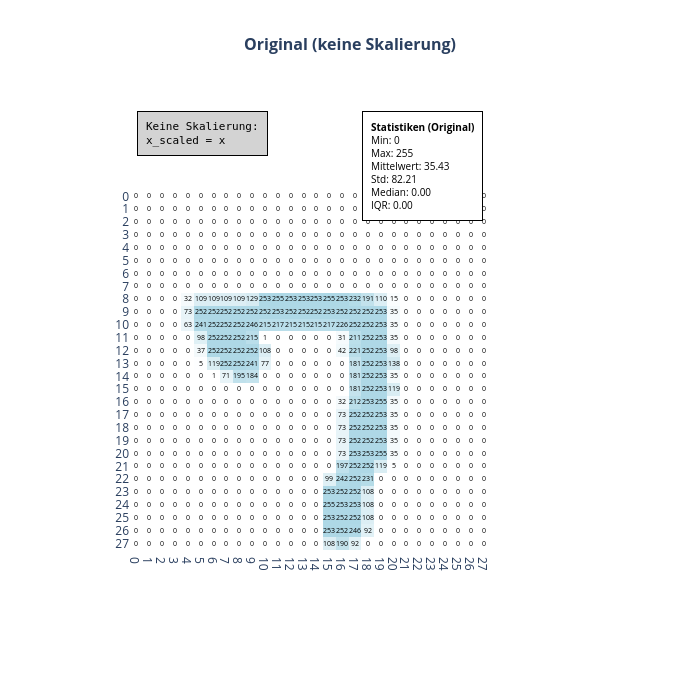
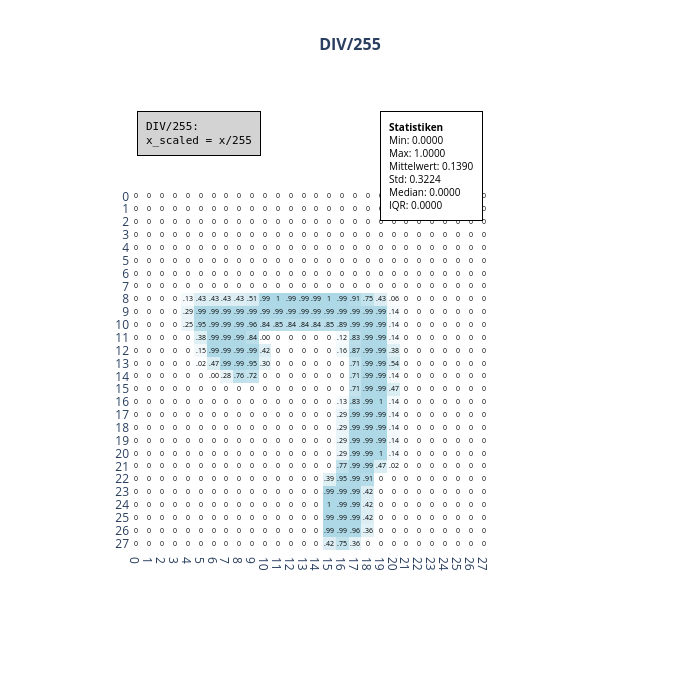
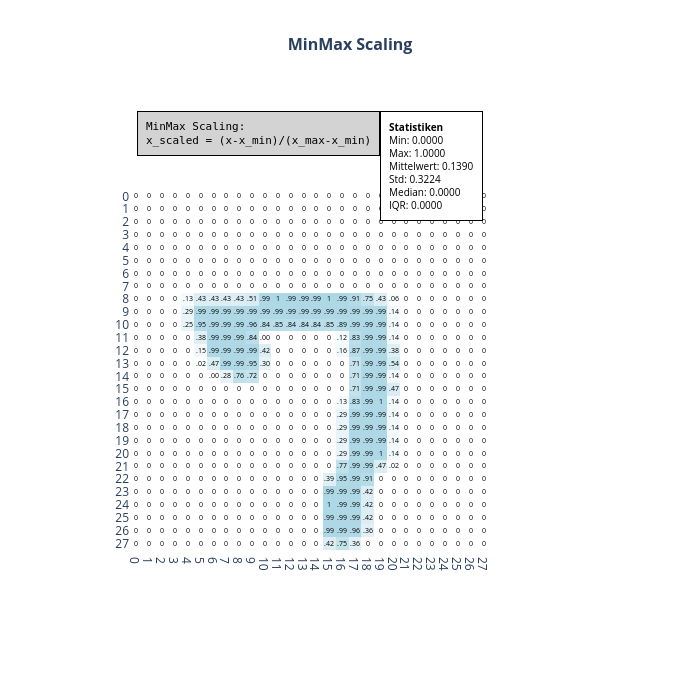
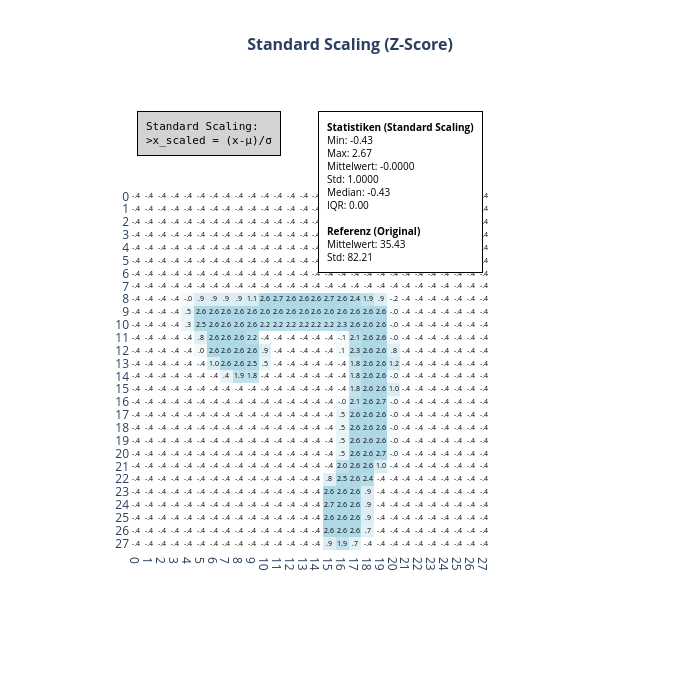

Notebook code for these charts, in order:
### Code cell
# V4 - SCHNELLE Version mit Heatmap texttemplate (korrigierte Statistiken)
import numpy as np
import plotly.graph_objects as go
from sklearn.preprocessing import MinMaxScaler, StandardScaler, RobustScaler
from tensorflow.keras.datasets import mnist

# MNIST Daten laden
(X_train, y_train), (X_test, y_test) = mnist.load_data()

# Erste Ziffer 7 finden
#idx = np.where(y_train == 7)[0][0]   # Median und IQR entartet zu 0
#original_data = X_train[idx].astype(np.float64)
indices_7 = np.where(y_train == 7)[0]
idx = indices_7[20]
original_data = X_train[idx].astype(np.float64)
# Berechne Statistiken der Originaldaten (für Referenz)
orig_flat = original_data.flatten()
orig_min = np.min(orig_flat)
orig_max = np.max(orig_flat)
orig_mean = np.mean(orig_flat)
orig_std = np.std(orig_flat)
orig_median = np.median(orig_flat)
orig_q1 = np.percentile(orig_flat, 25)
orig_q3 = np.percentile(orig_flat, 75)
orig_iqr = orig_q3 - orig_q1

print("="*50)
print("Original-Statistiken für Ziffer 7:")
print(f"  Min: {orig_min}")
print(f"  Max: {orig_max}")
print(f"  Mittelwert: {orig_mean:.2f}")
print(f"  Std: {orig_std:.2f}")
print(f"  Median: {orig_median:.2f}")
print(f"  Q1: {orig_q1:.2f}")
print(f"  Q3: {orig_q3:.2f}")
print(f"  IQR: {orig_iqr:.2f}")
print("="*50)

# Standardisierungsfunktionen definieren
def div255_scaling(data):
    return data / 255.0

def minmax_scaling(data):
    scaler = MinMaxScaler()
    return scaler.fit_transform(data.reshape(-1, 1)).reshape(28, 28)

def standard_scaling(data):
    scaler = StandardScaler()
    return scaler.fit_transform(data.reshape(-1, 1)).reshape(28, 28)

def robust_scaling(data):
    scaler = RobustScaler()
    return scaler.fit_transform(data.reshape(-1, 1)).reshape(28, 28)

# Alle Skalierungen anwenden
scaled_data = {
    'Original (keine Skalierung)': original_data,
    'DIV/255': div255_scaling(original_data),
    'MinMax Scaling': minmax_scaling(original_data),
    'Standard Scaling (Z-Score)': standard_scaling(original_data),
    'Robust Scaling': robust_scaling(original_data)
}

# Kurze Formeln für die Textbox mit <br> für Zeilenumbruch
scaling_formulas = {
    'Original (keine Skalierung)': 'Keine Skalierung:<br>x_scaled = x',
    'DIV/255': 'DIV/255:<br>x_scaled = x/255',
    'MinMax Scaling': 'MinMax Scaling:<br>x_scaled = (x-x_min)/(x_max-x_min)',
    'Standard Scaling (Z-Score)': 'Standard Scaling:<br>>x_scaled = (x-μ)/σ',
    'Robust Scaling': 'Robust Scaling:<br>x_scaled = (x-median)/IQR'
}

def format_number(value, decimal_places=2):
    if decimal_places == 0:
        return f"{int(round(value))}"
    # Prüfen, ob der Wert nahe einer ganzen Zahl ist (Toleranz 1e-6)
    if abs(value - round(value)) < 1e-6:
        return f"{int(round(value))}"
    formatted = f"{value:.{decimal_places}f}"
    # Sonderfälle 0 und 1 sind bereits durch obige Abfrage abgedeckt
    # Entferne führende 0
    if formatted.startswith("0."):
        formatted = formatted[1:]
    elif formatted.startswith("-0."):
        formatted = "-" + formatted[2:]
    return formatted

def create_heatmap_optimized(data, title, scaling_name):
    # Berechne Statistiken für DIESE skalierten Werte
    data_flat = data.flatten()
    min_val = np.min(data_flat)
    max_val = np.max(data_flat)
    mean_val = np.mean(data_flat)
    std_val = np.std(data_flat)
    median_val = np.median(data_flat)
    q1 = np.percentile(data_flat, 25)
    q3 = np.percentile(data_flat, 75)
    iqr_val = q3 - q1
    
    # Für Robust Scaling: Zeige zusätzlich die Original-Statistiken als Referenz
    if scaling_name == 'Robust Scaling':
        # Bei Robust Scaling sind die Werte um 0 zentriert, daher ist Median 0
        # Aber der IQR sollte ~1 sein
        print(f"  {scaling_name}: Median={median_val:.6f}, IQR={iqr_val:.6f}")
        print(f"    Erwartet: Median nahe 0, IQR nahe 1")
    
    # Zahlenformat basierend auf Skalierung
    if scaling_name == 'Original (keine Skalierung)':
        text_data = [[format_number(data[i][j], 0) for j in range(28)] for i in range(28)]
        decimal_places = 0
    elif scaling_name == 'Standard Scaling (Z-Score)':
        text_data = [[format_number(data[i][j], 1) for j in range(28)] for i in range(28)]
        decimal_places = 1
    elif scaling_name == 'Robust Scaling':
        text_data = [[format_number(data[i][j], 1) for j in range(28)] for i in range(28)]  # 1 Nachkommastelle
        decimal_places = 1
    else:
        text_data = [[format_number(data[i][j], 2) for j in range(28)] for i in range(28)]
        decimal_places = 2
    
    # Hover-Text
    hover_text = []
    for i in range(28):
        row_text = []
        for j in range(28):
            original_val = original_data[i][j]
            scaled_val = data[i][j]
            
            if scaling_name == 'Original (keine Skalierung)':
                formula = f"Original: {original_val:.0f}"
            elif scaling_name == 'DIV/255':
                formula = f"{original_val:.0f} / 255 = {scaled_val:.4f}"
            elif scaling_name == 'MinMax Scaling':
                formula = f"({original_val:.0f} - {orig_min:.2f}) / ({orig_max:.2f} - {orig_min:.2f}) = {scaled_val:.4f}"
            elif scaling_name == 'Standard Scaling (Z-Score)':
                formula = f"({original_val:.0f} - {orig_mean:.2f}) / {orig_std:.2f} = {scaled_val:.4f}"
            elif scaling_name == 'Robust Scaling':
                formula = f"({original_val:.0f} - {orig_median:.2f}) / {orig_iqr:.2f} = {scaled_val:.4f}"
            else:
                formula = f"Skalierter Wert: {scaled_val:.4f}"
            
            row_text.append(formula)
        hover_text.append(row_text)
    
    # Eine einzige Heatmap
    fig = go.Figure(data=go.Heatmap(
        z=data,
        text=text_data,
        texttemplate="%{text}",
        textfont={"size": 7, "color": "black"},
        hoverinfo="text",
        hovertext=hover_text,
        colorscale=[[0, 'white'], [1, 'lightblue']],
        showscale=False
    ))
    
    # Achsen konfigurieren
    fig.update_xaxes(
        showgrid=True,
        gridwidth=0.5,
        gridcolor='black',
        showticklabels=True,
        tickmode='linear',
        tick0=0,
        dtick=1,
        tickvals=list(range(28)),
        ticktext=[str(i+1) for i in range(28)],
        title_text="",
        range=[-0.5, 27.5],
        constrain="domain",
        scaleanchor="y",
        scaleratio=1,
        showline=False,
        ticks=""
    )
    
    fig.update_yaxes(
        showgrid=True,
        gridwidth=0.5,
        gridcolor='black',
        showticklabels=True,
        tickmode='linear',
        tick0=0,
        dtick=1,
        tickvals=list(range(28)),
        ticktext=[str(i+1) for i in range(28)],
        title_text="",
        autorange='reversed',
        range=[27.5, -0.5],
        constrain="domain",
        scaleanchor="x",
        scaleratio=1,
        showline=False,
        ticks=""
    )
    
    # Statistik-Textbox
    if scaling_name == 'Original (keine Skalierung)':
        stats_text = (
            f"<b>Statistiken (Original)</b><br>"
            f"Min: {min_val:.0f}<br>"
            f"Max: {max_val:.0f}<br>"
            f"Mittelwert: {mean_val:.2f}<br>"
            f"Std: {std_val:.2f}<br>"
            f"Median: {median_val:.2f}<br>"
            f"IQR: {iqr_val:.2f}"
        )
    elif scaling_name == 'Robust Scaling':
        stats_text = (
            f"<b>Statistiken (Robust Scaling)</b><br>"
            f"Min: {min_val:.2f}<br>"
            f"Max: {max_val:.2f}<br>"
            f"Mittelwert: {mean_val:.4f}<br>"
            f"Std: {std_val:.4f}<br>"
            f"Median: {median_val:.2f}<br>"
            f"IQR: {iqr_val:.2f}<br><br>"
            f"<b>Referenz (Original)</b><br>"
            f"Median: {orig_median:.2f}<br>"
            f"IQR: {orig_iqr:.2f}"
        )
    elif scaling_name == 'Standard Scaling (Z-Score)':
        stats_text = (
            f"<b>Statistiken (Standard Scaling)</b><br>"
            f"Min: {min_val:.2f}<br>"
            f"Max: {max_val:.2f}<br>"
            f"Mittelwert: {mean_val:.4f}<br>"
            f"Std: {std_val:.4f}<br>"
            f"Median: {median_val:.2f}<br>"
            f"IQR: {iqr_val:.2f}<br><br>"
            f"<b>Referenz (Original)</b><br>"
            f"Mittelwert: {orig_mean:.2f}<br>"
            f"Std: {orig_std:.2f}"
        )
    else:
        stats_text = (
            f"<b>Statistiken</b><br>"
            f"Min: {min_val:.4f}<br>"
            f"Max: {max_val:.4f}<br>"
            f"Mittelwert: {mean_val:.4f}<br>"
            f"Std: {std_val:.4f}<br>"
            f"Median: {median_val:.4f}<br>"
            f"IQR: {iqr_val:.4f}"
        )
    
    # Formel-Textbox
    formula_text = scaling_formulas.get(scaling_name, "Formel nicht verfügbar")
    
    # Layout
    fig.update_layout(
        title={'text': title, 'x': 0.5, 'xanchor': 'center', 'font': {'size': 16, 'weight': 'bold'}},
        width=700,
        height=700,
        paper_bgcolor='white',
        plot_bgcolor='white',
        autosize=False,
        xaxis=dict(showline=False, mirror=False),
        yaxis=dict(showline=False, mirror=False),
        annotations=[
            dict(
                x=0.02, y=0.98, xref="paper", yref="paper",
                text=formula_text, showarrow=False,
                font=dict(size=11, color="black", family="monospace"),
                bordercolor="black", borderwidth=1, borderpad=8,
                bgcolor="lightgray", align="left", xanchor="left", yanchor="top"
            ),
            dict(
                x=0.98, y=0.98, xref="paper", yref="paper",
                text=stats_text, showarrow=False,
                font=dict(size=10, color="black"),
                bordercolor="black", borderwidth=1, borderpad=8,
                bgcolor="white", align="left", xanchor="right", yanchor="top"
            )
        ],
        margin=dict(l=130, r=210, t=100, b=60)
    )
    
    return fig

# Alle Plots erstellen
print("\nBerechne Statistiken für jede Skalierung:")
for scaling_name, data in scaled_data.items():
    print(f"\nErstelle Plot für: {scaling_name}")
    fig = create_heatmap_optimized(data, scaling_name, scaling_name)
    fig.show()

### Figure 1 — Plotly figure (JSON) as saved in the notebook; plotly's stock layout.template omitted (floating-point values rounded to 4 significant figures; data arrays with more than 128 entries replaced by an {"elided": "..."} marker saying what was removed)
{"data": [{"colorscale": [[0, "white"], [1, "lightblue"]], "hoverinfo": "text", "hovertext": {"elided": "28x28 str values"}, "showscale": false, "text": {"elided": "28x28 str values"}, "textfont": {"color": "black", "size": 7}, "texttemplate": "%{text}", "type": "heatmap", "z": {"elided": "28x28 float values"}}], "layout": {"annotations": [{"align": "left", "bgcolor": "lightgray", "bordercolor": "black", "borderpad": 8, "borderwidth": 1, "font": {"color": "black", "family": "monospace", "size": 11}, "showarrow": false, "text": "Keine Skalierung:<br>x_scaled = x", "x": 0.02, "xanchor": "left", "xref": "paper", "y": 0.98, "yanchor": "top", "yref": "paper"}, {"align": "left", "bgcolor": "white", "bordercolor": "black", "borderpad": 8, "borderwidth": 1, "font": {"color": "black", "size": 10}, "showarrow": false, "text": "<b>Statistiken (Original)</b><br>Min: 0<br>Max: 255<br>Mittelwert: 35.43<br>Std: 82.21<br>Median: 0.00<br>IQR: 0.00", "x": 0.98, "xanchor": "right", "xref": "paper", "y": 0.98, "yanchor": "top", "yref": "paper"}], "autosize": false, "height": 700, "margin": {"b": 60, "l": 130, "r": 210, "t": 100}, "paper_bgcolor": "white", "plot_bgcolor": "white", "title": {"font": {"size": 16, "weight": "bold"}, "text": "Original (keine Skalierung)", "x": 0.5, "xanchor": "center"}, "width": 700, "xaxis": {"constrain": "domain", "dtick": 1, "gridcolor": "black", "gridwidth": 0.5, "mirror": false, "range": [-0.5, 27.5], "scaleanchor": "y", "scaleratio": 1, "showgrid": true, "showline": false, "showticklabels": true, "tick0": 0, "tickmode": "linear", "ticks": "", "ticktext": ["1", "2", "3", "4", "5", "6", "7", "8", "9", "10", "11", "12", "13", "14", "15", "16", "17", "18", "19", "20", "21", "22", "23", "24", "25", "26", "27", "28"], "tickvals": [0, 1, 2, 3, 4, 5, 6, 7, 8, 9, 10, 11, 12, 13, 14, 15, 16, 17, 18, 19, 20, 21, 22, 23, 24, 25, 26, 27], "title": {"text": ""}}, "yaxis": {"autorange": "reversed", "constrain": "domain", "dtick": 1, "gridcolor": "black", "gridwidth": 0.5, "mirror": false, "range": [27.5, -0.5], "scaleanchor": "x", "scaleratio": 1, "showgrid": true, "showline": false, "showticklabels": true, "tick0": 0, "tickmode": "linear", "ticks": "", "ticktext": ["1", "2", "3", "4", "5", "6", "7", "8", "9", "10", "11", "12", "13", "14", "15", "16", "17", "18", "19", "20", "21", "22", "23", "24", "25", "26", "27", "28"], "tickvals": [0, 1, 2, 3, 4, 5, 6, 7, 8, 9, 10, 11, 12, 13, 14, 15, 16, 17, 18, 19, 20, 21, 22, 23, 24, 25, 26, 27], "title": {"text": ""}}}}

### Figure 2 — Plotly figure (JSON) as saved in the notebook; plotly's stock layout.template omitted (floating-point values rounded to 4 significant figures; data arrays with more than 128 entries replaced by an {"elided": "..."} marker saying what was removed)
{"data": [{"colorscale": [[0, "white"], [1, "lightblue"]], "hoverinfo": "text", "hovertext": {"elided": "28x28 str values"}, "showscale": false, "text": {"elided": "28x28 str values"}, "textfont": {"color": "black", "size": 7}, "texttemplate": "%{text}", "type": "heatmap", "z": {"elided": "28x28 float values"}}], "layout": {"annotations": [{"align": "left", "bgcolor": "lightgray", "bordercolor": "black", "borderpad": 8, "borderwidth": 1, "font": {"color": "black", "family": "monospace", "size": 11}, "showarrow": false, "text": "DIV/255:<br>x_scaled = x/255", "x": 0.02, "xanchor": "left", "xref": "paper", "y": 0.98, "yanchor": "top", "yref": "paper"}, {"align": "left", "bgcolor": "white", "bordercolor": "black", "borderpad": 8, "borderwidth": 1, "font": {"color": "black", "size": 10}, "showarrow": false, "text": "<b>Statistiken</b><br>Min: 0.0000<br>Max: 1.0000<br>Mittelwert: 0.1390<br>Std: 0.3224<br>Median: 0.0000<br>IQR: 0.0000", "x": 0.98, "xanchor": "right", "xref": "paper", "y": 0.98, "yanchor": "top", "yref": "paper"}], "autosize": false, "height": 700, "margin": {"b": 60, "l": 130, "r": 210, "t": 100}, "paper_bgcolor": "white", "plot_bgcolor": "white", "title": {"font": {"size": 16, "weight": "bold"}, "text": "DIV/255", "x": 0.5, "xanchor": "center"}, "width": 700, "xaxis": {"constrain": "domain", "dtick": 1, "gridcolor": "black", "gridwidth": 0.5, "mirror": false, "range": [-0.5, 27.5], "scaleanchor": "y", "scaleratio": 1, "showgrid": true, "showline": false, "showticklabels": true, "tick0": 0, "tickmode": "linear", "ticks": "", "ticktext": ["1", "2", "3", "4", "5", "6", "7", "8", "9", "10", "11", "12", "13", "14", "15", "16", "17", "18", "19", "20", "21", "22", "23", "24", "25", "26", "27", "28"], "tickvals": [0, 1, 2, 3, 4, 5, 6, 7, 8, 9, 10, 11, 12, 13, 14, 15, 16, 17, 18, 19, 20, 21, 22, 23, 24, 25, 26, 27], "title": {"text": ""}}, "yaxis": {"autorange": "reversed", "constrain": "domain", "dtick": 1, "gridcolor": "black", "gridwidth": 0.5, "mirror": false, "range": [27.5, -0.5], "scaleanchor": "x", "scaleratio": 1, "showgrid": true, "showline": false, "showticklabels": true, "tick0": 0, "tickmode": "linear", "ticks": "", "ticktext": ["1", "2", "3", "4", "5", "6", "7", "8", "9", "10", "11", "12", "13", "14", "15", "16", "17", "18", "19", "20", "21", "22", "23", "24", "25", "26", "27", "28"], "tickvals": [0, 1, 2, 3, 4, 5, 6, 7, 8, 9, 10, 11, 12, 13, 14, 15, 16, 17, 18, 19, 20, 21, 22, 23, 24, 25, 26, 27], "title": {"text": ""}}}}

### Figure 3 — Plotly figure (JSON) as saved in the notebook; plotly's stock layout.template omitted (floating-point values rounded to 4 significant figures; data arrays with more than 128 entries replaced by an {"elided": "..."} marker saying what was removed)
{"data": [{"colorscale": [[0, "white"], [1, "lightblue"]], "hoverinfo": "text", "hovertext": {"elided": "28x28 str values"}, "showscale": false, "text": {"elided": "28x28 str values"}, "textfont": {"color": "black", "size": 7}, "texttemplate": "%{text}", "type": "heatmap", "z": {"elided": "28x28 float values"}}], "layout": {"annotations": [{"align": "left", "bgcolor": "lightgray", "bordercolor": "black", "borderpad": 8, "borderwidth": 1, "font": {"color": "black", "family": "monospace", "size": 11}, "showarrow": false, "text": "MinMax Scaling:<br>x_scaled = (x-x_min)/(x_max-x_min)", "x": 0.02, "xanchor": "left", "xref": "paper", "y": 0.98, "yanchor": "top", "yref": "paper"}, {"align": "left", "bgcolor": "white", "bordercolor": "black", "borderpad": 8, "borderwidth": 1, "font": {"color": "black", "size": 10}, "showarrow": false, "text": "<b>Statistiken</b><br>Min: 0.0000<br>Max: 1.0000<br>Mittelwert: 0.1390<br>Std: 0.3224<br>Median: 0.0000<br>IQR: 0.0000", "x": 0.98, "xanchor": "right", "xref": "paper", "y": 0.98, "yanchor": "top", "yref": "paper"}], "autosize": false, "height": 700, "margin": {"b": 60, "l": 130, "r": 210, "t": 100}, "paper_bgcolor": "white", "plot_bgcolor": "white", "title": {"font": {"size": 16, "weight": "bold"}, "text": "MinMax Scaling", "x": 0.5, "xanchor": "center"}, "width": 700, "xaxis": {"constrain": "domain", "dtick": 1, "gridcolor": "black", "gridwidth": 0.5, "mirror": false, "range": [-0.5, 27.5], "scaleanchor": "y", "scaleratio": 1, "showgrid": true, "showline": false, "showticklabels": true, "tick0": 0, "tickmode": "linear", "ticks": "", "ticktext": ["1", "2", "3", "4", "5", "6", "7", "8", "9", "10", "11", "12", "13", "14", "15", "16", "17", "18", "19", "20", "21", "22", "23", "24", "25", "26", "27", "28"], "tickvals": [0, 1, 2, 3, 4, 5, 6, 7, 8, 9, 10, 11, 12, 13, 14, 15, 16, 17, 18, 19, 20, 21, 22, 23, 24, 25, 26, 27], "title": {"text": ""}}, "yaxis": {"autorange": "reversed", "constrain": "domain", "dtick": 1, "gridcolor": "black", "gridwidth": 0.5, "mirror": false, "range": [27.5, -0.5], "scaleanchor": "x", "scaleratio": 1, "showgrid": true, "showline": false, "showticklabels": true, "tick0": 0, "tickmode": "linear", "ticks": "", "ticktext": ["1", "2", "3", "4", "5", "6", "7", "8", "9", "10", "11", "12", "13", "14", "15", "16", "17", "18", "19", "20", "21", "22", "23", "24", "25", "26", "27", "28"], "tickvals": [0, 1, 2, 3, 4, 5, 6, 7, 8, 9, 10, 11, 12, 13, 14, 15, 16, 17, 18, 19, 20, 21, 22, 23, 24, 25, 26, 27], "title": {"text": ""}}}}

### Figure 4 — Plotly figure (JSON) as saved in the notebook; plotly's stock layout.template omitted (floating-point values rounded to 4 significant figures; data arrays with more than 128 entries replaced by an {"elided": "..."} marker saying what was removed)
{"data": [{"colorscale": [[0, "white"], [1, "lightblue"]], "hoverinfo": "text", "hovertext": {"elided": "28x28 str values"}, "showscale": false, "text": {"elided": "28x28 str values"}, "textfont": {"color": "black", "size": 7}, "texttemplate": "%{text}", "type": "heatmap", "z": {"elided": "28x28 float values"}}], "layout": {"annotations": [{"align": "left", "bgcolor": "lightgray", "bordercolor": "black", "borderpad": 8, "borderwidth": 1, "font": {"color": "black", "family": "monospace", "size": 11}, "showarrow": false, "text": "Standard Scaling:<br>>x_scaled = (x-μ)/σ", "x": 0.02, "xanchor": "left", "xref": "paper", "y": 0.98, "yanchor": "top", "yref": "paper"}, {"align": "left", "bgcolor": "white", "bordercolor": "black", "borderpad": 8, "borderwidth": 1, "font": {"color": "black", "size": 10}, "showarrow": false, "text": "<b>Statistiken (Standard Scaling)</b><br>Min: -0.43<br>Max: 2.67<br>Mittelwert: -0.0000<br>Std: 1.0000<br>Median: -0.43<br>IQR: 0.00<br><br><b>Referenz (Original)</b><br>Mittelwert: 35.43<br>Std: 82.21", "x": 0.98, "xanchor": "right", "xref": "paper", "y": 0.98, "yanchor": "top", "yref": "paper"}], "autosize": false, "height": 700, "margin": {"b": 60, "l": 130, "r": 210, "t": 100}, "paper_bgcolor": "white", "plot_bgcolor": "white", "title": {"font": {"size": 16, "weight": "bold"}, "text": "Standard Scaling (Z-Score)", "x": 0.5, "xanchor": "center"}, "width": 700, "xaxis": {"constrain": "domain", "dtick": 1, "gridcolor": "black", "gridwidth": 0.5, "mirror": false, "range": [-0.5, 27.5], "scaleanchor": "y", "scaleratio": 1, "showgrid": true, "showline": false, "showticklabels": true, "tick0": 0, "tickmode": "linear", "ticks": "", "ticktext": ["1", "2", "3", "4", "5", "6", "7", "8", "9", "10", "11", "12", "13", "14", "15", "16", "17", "18", "19", "20", "21", "22", "23", "24", "25", "26", "27", "28"], "tickvals": [0, 1, 2, 3, 4, 5, 6, 7, 8, 9, 10, 11, 12, 13, 14, 15, 16, 17, 18, 19, 20, 21, 22, 23, 24, 25, 26, 27], "title": {"text": ""}}, "yaxis": {"autorange": "reversed", "constrain": "domain", "dtick": 1, "gridcolor": "black", "gridwidth": 0.5, "mirror": false, "range": [27.5, -0.5], "scaleanchor": "x", "scaleratio": 1, "showgrid": true, "showline": false, "showticklabels": true, "tick0": 0, "tickmode": "linear", "ticks": "", "ticktext": ["1", "2", "3", "4", "5", "6", "7", "8", "9", "10", "11", "12", "13", "14", "15", "16", "17", "18", "19", "20", "21", "22", "23", "24", "25", "26", "27", "28"], "tickvals": [0, 1, 2, 3, 4, 5, 6, 7, 8, 9, 10, 11, 12, 13, 14, 15, 16, 17, 18, 19, 20, 21, 22, 23, 24, 25, 26, 27], "title": {"text": ""}}}}
